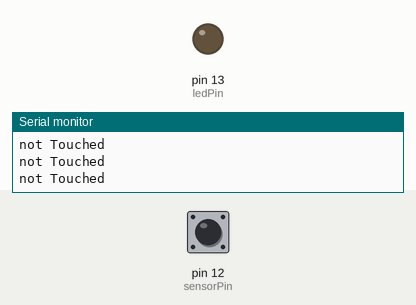
This sketch was run on a simulated Arduino Uno, built with avr-gcc and run on an emulated ATmega328P. Shown: output pins drawn as LEDs (lit = HIGH), the last lines printed to the serial monitor. Dashed ring = blinking. The test bench sets the inputs (shaded band); at power-on: pin 12 (sensorPin) LOW.

Above: at 1.2 s.
1.3 s: pin 12 (sensorPin) pulsed HIGH 5 times (0.12 s each, 0.3 s apart)
At 3.5 s:
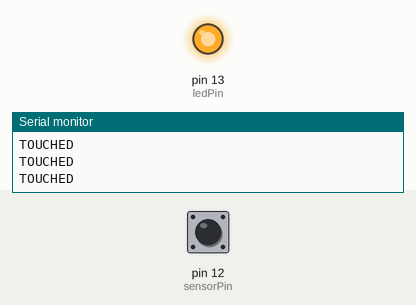
4.3 s: pin 12 (sensorPin) pulsed HIGH 5 times (0.12 s each, 0.3 s apart)
At 4.87 s:
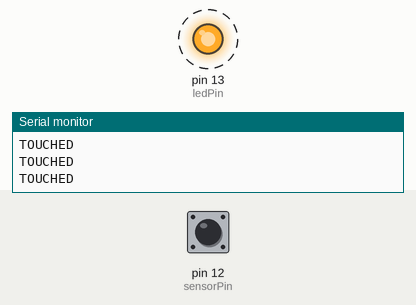
Timing chart, 0 to 7.3 s (numbered marks = the images above; inputs shaded):
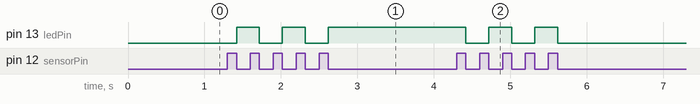

The sketch:

TouchsensorTTP.ino
```cpp
#define sensorPin 12
int ledPin = 13;

void setup()
{
  Serial.begin(9600);
  pinMode(ledPin, OUTPUT);
  pinMode(sensorPin, INPUT);
}

int sense1 = 0;
void loop()
{
  //  int senseValue = digitalRead(sensorPin);
  if (digitalRead(sensorPin) == HIGH)
  {
    if (sense1 == 1)
    {
      sense1 = 0;
    } else
    {
      sense1 = 1;
    }
    while (digitalRead(sensorPin) == HIGH);
  }
  if (sense1 == 1)
  {
    digitalWrite(ledPin, HIGH);
    Serial.println("TOUCHED");
  } else
  {
    digitalWrite(ledPin, LOW);
    Serial.println("not Touched");
  }

}
/*if (senseValue == HIGH){
    digitalWrite(ledPin, HIGH);
    Serial.println("TOUCHED");
  }
  else{
    digitalWrite(ledPin,LOW);
    Serial.println("not touched");
  }
  delay(500);*/
```

Measured:
- after the input at 1.3 s, pin 13 (ledPin): alternates HIGH for 0.30 s and LOW for 0.30 s, 5 changes in all, then stays HIGH, starting after 0.12 s
- after the input at 4.3 s, pin 13 (ledPin): alternates HIGH for 0.30 s and LOW for 0.30 s, 5 changes in all, then stays LOW, starting after 0.12 s
